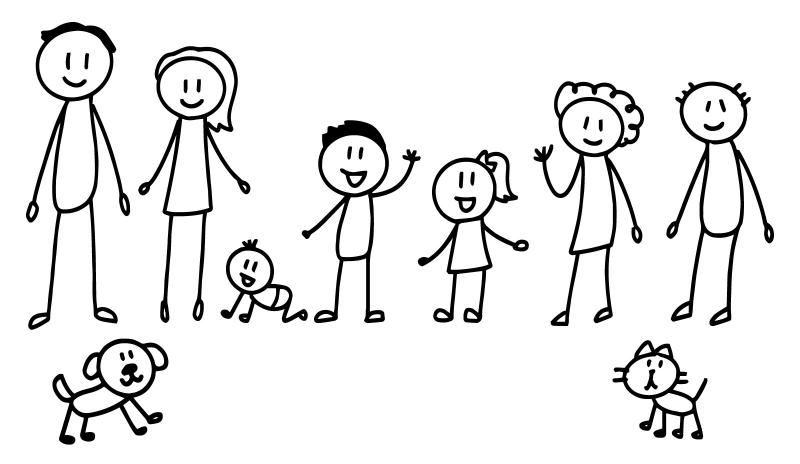
#> input picture docs/homepage/assets/art/src/family-stick.jpg, 1600 x 927 px, found by its file name (shown at 1/2 size)
$ python make-stick-family.py
#> lines starting #> are read from the running program, lines starting #| are printed output that depends on the picture; after the words box and inside, x2 and y2 are one past the last pixel; in counts of white or black regions, pixels touching at a corner belong together
#!/usr/bin/env python3
"""白地に黒線で描かれた家族の絵を、チラシに重ねられる透過PNGにする。

  python3 scripts/make-stick-family.py

入力  docs/homepage/assets/art/src/family-stick.jpg  （オーナー提供・白地に黒線）
出力  docs/homepage/assets/art/canva-bw/stick-{dad,mom,baby,boy,girl}.png

やっていること:
  1. 明るさをそのまま不透明度にする（alpha = 255 - 明るさ）。
     2値化しないので**線の端のギザギザが出ない**。線の色は #1E1E1E で、
     ほかの線画とそろえてある（真っ黒にするとこの絵だけ浮く）。
  2. 🔴 **人ひとりずつ別のPNGに切り出す。**1枚の絵のままだと全員が同じ高さに
     並ぶので、丘の稜線（左右で7mmも上下する）の上に乗せられない。
     CSS側で1人ずつ稜線の高さに置いている（flyer-a4-canva-bw.html）。
  3. 目・手・髪といった小さな部品は、**いちばん近い人**に付ける。
     赤ちゃんの顔はお母さんの外枠の中にも入るので、枠の内外では判定できない。
  4. 犬・猫・右の大人2人は**出力しない**（2026-09-19・オーナー指示）。

  ⚠️ 白い部分は「紙の色」であって白インクではない。**クラフト紙に刷ると紙の色が出る。**
     だから塗りつぶさず、透過のまま置く。
"""
import cv2, numpy as np, os, json

SRC = 'docs/homepage/assets/art/src/family-stick.jpg'
DST = 'docs/homepage/assets/art/canva-bw'
LINE = (30, 30, 30)          # #1E1E1E。ほかの線画と同じ
PAD  = 3                     # 切り出したあとに残す余白(px)
BIG  = 3000                  # これより大きい塊を「1人ぶんの体」とみなす

# 体の塊を、元の絵での左からの順番で呼び分ける。
# 使わないものは None。x の昇順に並べたときの位置で決める。
ORDER = ['dad', None, 'mom', 'baby', 'boy', 'girl', None, None, None]
#          父   犬    母    赤ちゃん 男の子 女の子  祖母  猫   もう1人

img = cv2.imread(SRC)
#> img is the input picture: shape (927, 1600, 3); min 0, max 255, mean 233.4
if img is None:
    raise SystemExit(f'読めません: {SRC}')
g = cv2.cvtColor(img, cv2.COLOR_BGR2GRAY)
alpha = (255 - g.astype(np.int16)).clip(0, 255).astype(np.uint8)
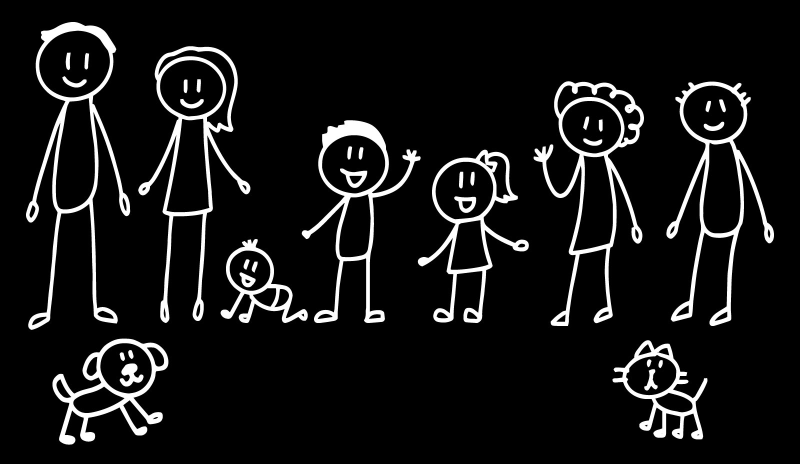
#> alpha: shape (927, 1600) (shown at 1/2 size); min 0, max 255, mean 21.6
alpha[alpha < 8] = 0         # JPEGなので紙は真っ白にならない。わずかな汚れを落とす
#> alpha: shape (927, 1600); 3.19% of pixels changed, all inside (x1, y1, x2, y2) = (48, 40, 1552, 896)

mask = (alpha > 32).astype(np.uint8)
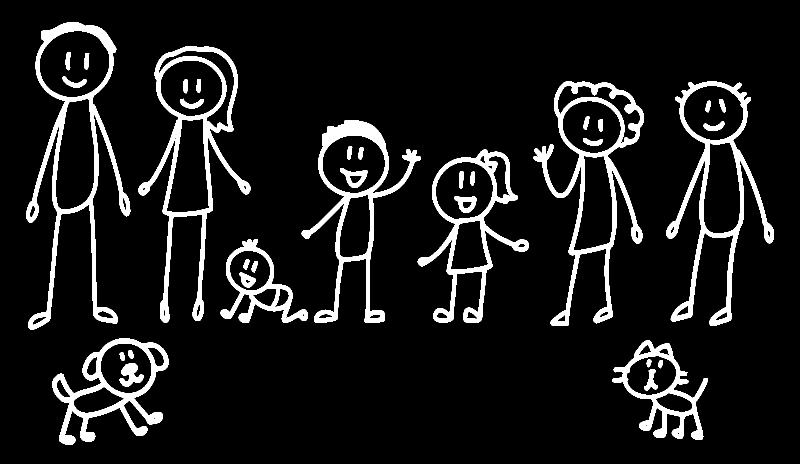
#> mask: shape (927, 1600) (shown at 1/2 size); values 0 (black) and 1 (white), 9.2% white; 36 white regions, largest, box (x1, y1, x2, y2) and area: (52, 44, 261, 660) 19292, (1067, 162, 1288, 652) 18194, (276, 92, 501, 646) 17811
n, lab, stats, _ = cv2.connectedComponentsWithStats(mask, 8)
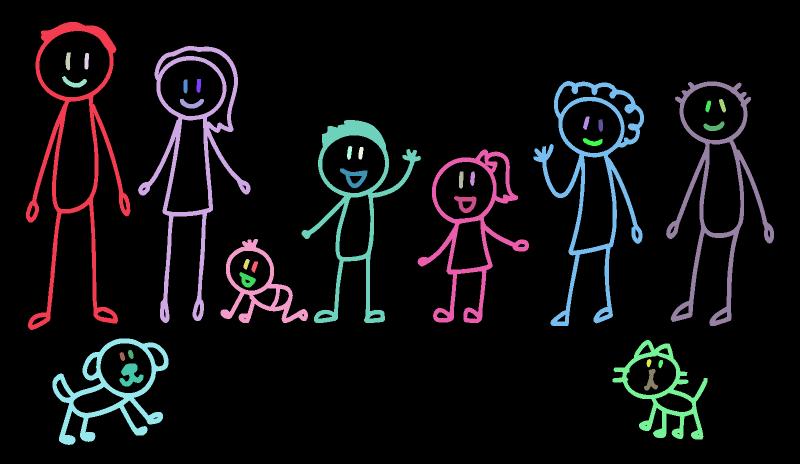
#> lab: shape (927, 1600) int32 (shown at 1/2 size); 37 distinct labels, from 0 to 36; one colour per label, 0 black
#> n = 37; stats = 37 rows, first 6: [0, 0, 1600, 927, 1347105], [52, 44, 209, 616, 19292], [276, 92, 225, 554, 17811], [131, 105, 11, 36, 288], [169, 106, 10, 33, 255], [124, 152, 50, 23, 490]
comps = [(stats[i, cv2.CC_STAT_LEFT], i, stats[i, cv2.CC_STAT_AREA]) for i in range(1, n)]
#> comps = 36 items, first 6: (52, 1, 19292), (276, 2, 17811), (131, 3, 288), (169, 4, 255), (124, 5, 490), (367, 6, 207)
bigs  = sorted([(x, i) for x, i, a in comps if a >= BIG])
#> bigs = [(52, 1), (105, 29), (276, 2), (441, 25), (603, 15), (835, 20), (1067, 8), (1225, 30), (1332, 9)]
small = [i for x, i, a in comps if a < BIG and a >= 20]
#> small = 27 values from 3 to 36
if len(bigs) != len(ORDER):
    raise SystemExit(f'体の塊が {len(bigs)} 個。ORDER は {len(ORDER)} 個を想定しています')

# 小さい部品を、いちばん近い体に付ける（距離で決める。枠の内外では決められない）
dist = []
for _, i in bigs:
    dist.append(cv2.distanceTransform((lab != i).astype(np.uint8), cv2.DIST_L2, 3))
#> this loop made 9 passes
#> i on passes 1 to 9: 1, 29, 2, 25, 15, 20, 8, 30, 9
#> after the loop, dist = 9 items
member = {k: [i] for k, (_, i) in enumerate(bigs)}
#> member = 9 items
for s in small:
    px = (lab == s)
    member[int(np.argmin([d[px].min() for d in dist]))].append(s)
#> this loop made 27 passes
#> s on passes 1 to 12: 3, 4, 5, 6, 7, 10, 11, 12, 13, 14, 16, 17
#> pass 1, `px = (lab == s)`:
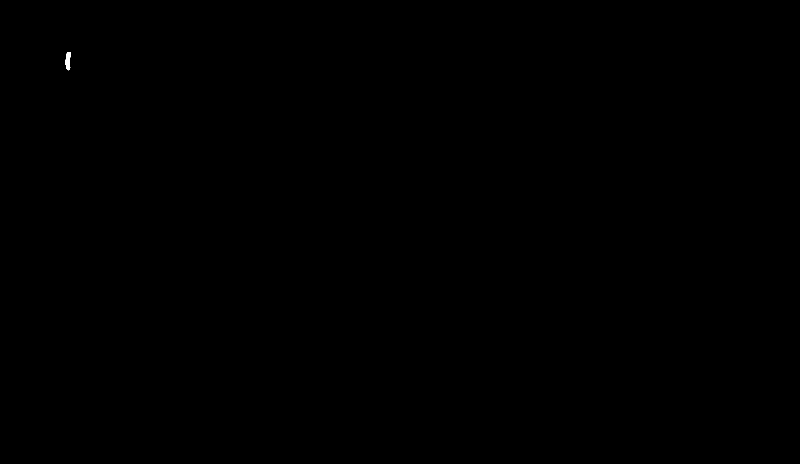
#> px: shape (927, 1600) bool (shown at 1/2 size); 0.02% white; 1 white region, box (x1, y1, x2, y2) and area: (131, 105, 142, 141) 288

os.makedirs(DST, exist_ok=True)
meta = {}
for k, (_, _bi) in enumerate(bigs):
    name = ORDER[k]
    if name is None:
        continue
    m = np.isin(lab, member[k])
    ys, xs = np.where(m)
    x0, x1 = max(0, xs.min() - PAD), min(m.shape[1], xs.max() + 1 + PAD)
    y0, y1 = max(0, ys.min() - PAD), min(m.shape[0], ys.max() + 1 + PAD)
    a = np.where(m, alpha, 0)[y0:y1, x0:x1]
    out = np.zeros((a.shape[0], a.shape[1], 4), np.uint8)
    out[..., 0], out[..., 1], out[..., 2] = LINE[2], LINE[1], LINE[0]   # BGRA
    out[..., 3] = a
    cv2.imwrite(f'{DST}/stick-{name}.png', out)
    meta[name] = {'w': int(x1 - x0), 'h': int(y1 - y0), 'x0': int(x0), 'y0': int(y0),
                  'bottom': int(y1), 'cx': int((x0 + x1) / 2)}
    print(f'  stick-{name}.png  {x1-x0}x{y1-y0}  （元の絵での足もと y={y1}, 中心 x={(x0+x1)//2}）')
#> this loop made 9 passes
#> (_bi, name, x0, x1, y0, y1) on passes 1, 3, 4, 5, 6: (1, 'dad', 49, 264, 41, 663), (2, 'mom', 273, 504, 89, 649), (25, 'baby', 438, 619, 475, 649), (15, 'boy', 600, 845, 237, 649), (20, 'girl', 832, 1061, 296, 649)
#|   stick-dad.png  215x622  （元の絵での足もと y=663, 中心 x=156）
#|   stick-mom.png  231x560  （元の絵での足もと y=649, 中心 x=388）
#|   stick-baby.png  181x174  （元の絵での足もと y=649, 中心 x=528）
#|   stick-boy.png  245x412  （元の絵での足もと y=649, 中心 x=722）
#|   stick-girl.png  229x353  （元の絵での足もと y=649, 中心 x=946）
#> pass 1, `m = np.isin(lab, member[k])`:
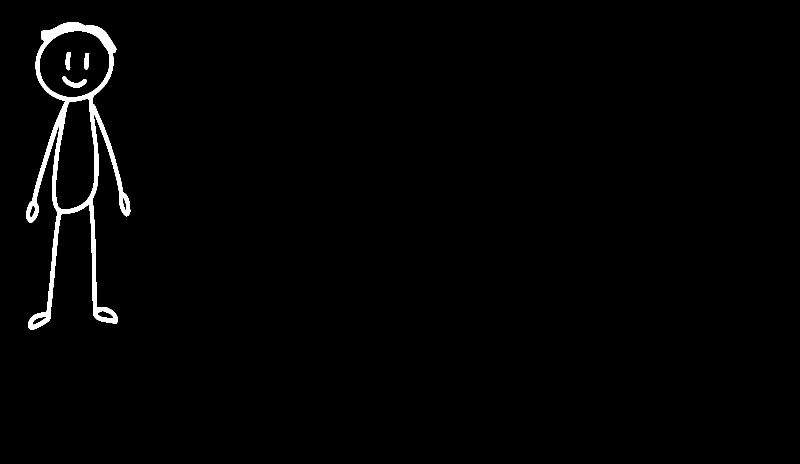
#> m: shape (927, 1600) bool (shown at 1/2 size); 1.4% white; 4 white regions, box (x1, y1, x2, y2) and area: (52, 44, 261, 660) 19292, (124, 152, 174, 175) 490, (131, 105, 142, 141) 288, (169, 106, 179, 139) 255
#> pass 1, `a = np.where(m, alpha, 0)[y0:y1, x0:x1]`:
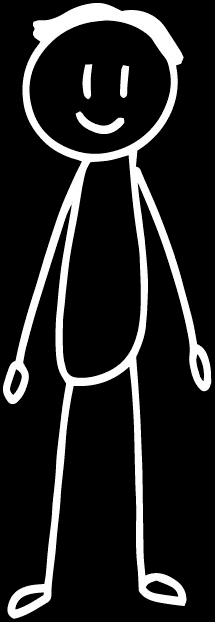
#> a: shape (622, 215); min 0, max 255, mean 35.5
#> after the loop:
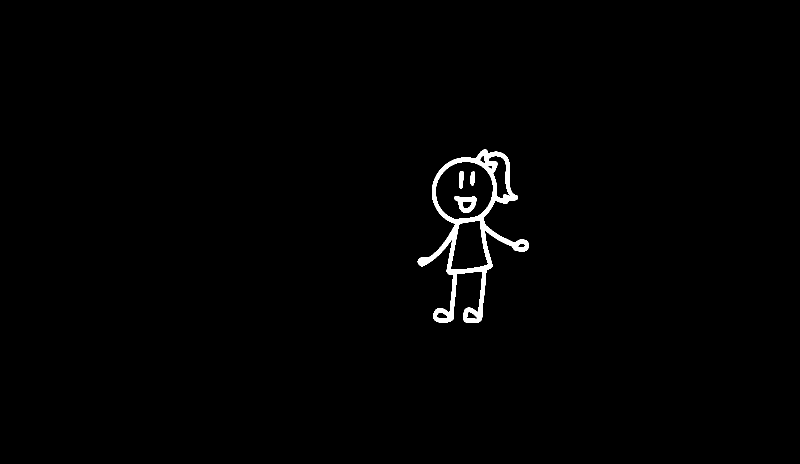
#> m: shape (927, 1600) bool (shown at 1/2 size); 0.96% white; 4 white regions, box (x1, y1, x2, y2) and area: (835, 299, 1058, 646) 12849, (908, 392, 953, 426) 837, (918, 343, 927, 377) 272, (940, 343, 950, 372) 217
#> after the loop, meta = 5 items

print(json.dumps(meta, ensure_ascii=False))
#> (printed output is left out)
